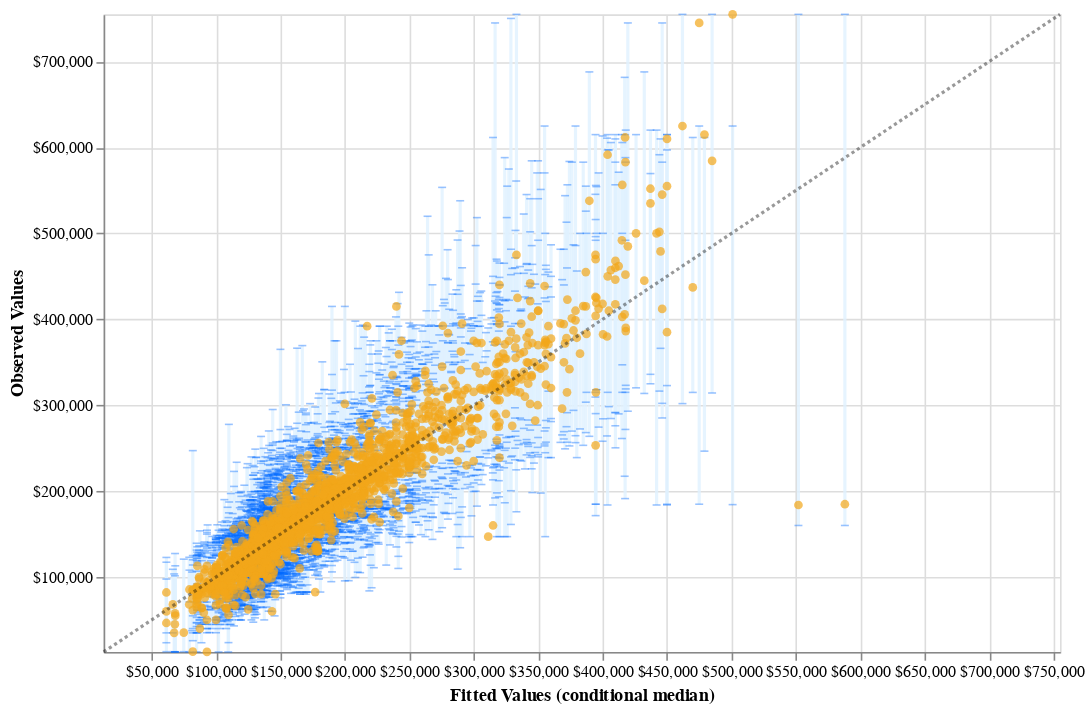

The code cell stored with this chart in its notebook:
### Markdown cell above
**USING AMES HOUSING DATASET**

### Code cell
data = pd.read_csv("ames.csv")

# data.dropna(inplace=True)
ordinal_cols = ordinal_cols = ["MS Zoning", "Street", "Alley", "Lot Shape", "Land Contour", "Utilities", "Lot Config", "Land Slope",
                "Neighborhood", "Condition 1", "Condition 2", "Bldg Type", "House Style", "Roof Style", "Roof Matl",
                "Exterior 1st", "Exterior 2nd", "Mas Vnr Type", "Exter Qual", "Exter Cond", "Foundation", "Bsmt Qual",
                "Bsmt Cond", "Bsmt Exposure", "BsmtFin Type 1", "BsmtFin Type 2", "Heating", "Heating QC", "Central Air", "Electrical",
                "Kitchen Qual", "Functional", "Fireplace Qu", "Garage Type", "Garage Finish", "Garage Qual",
                "Garage Cond", "Paved Drive", "Pool QC", "Fence", "Misc Feature", "Sale Type", "Sale Condition"]  # specify the categorical columns to encode
for col in ordinal_cols:
    data[col] = data[col].astype("category").cat.codes

data.dropna(inplace=True)
X = data.drop(["SalePrice"], axis=1).values
y = data["SalePrice"].values

qrf = RandomForestQuantileRegressor(n_estimators=100, random_state=0)

kf = KFold(n_splits=5)
kf.get_n_splits(X)

# X[1]

data = {"y_true": [], "y_pred": [], "y_pred_low": [], "y_pred_upp": []}
for train_index, test_index in kf.split(X):
    X_train, y_train = X[train_index], y[train_index]
    X_test, y_test = X[test_index], y[test_index]

    qrf.set_params(max_features=X_train.shape[1] // 3)
    qrf.fit(X_train, y_train)

    # Get predictions at 95% prediction intervals and median.
    y_pred_i = qrf.predict(X_test, quantiles=[0.025, 0.5, 0.975])

    data["y_true"].extend(y_test)
    data["y_pred"].extend(y_pred_i[:, 1])
    data["y_pred_low"].extend(y_pred_i[:, 0])
    data["y_pred_upp"].extend(y_pred_i[:, 2])

df = pd.DataFrame(data).pipe(lambda x: x * 1)  # convert to dollars

chart1, chart2 = plot_calibration_and_intervals(df)
print("Calibration plot\n")
chart1

### Figure 1 — Vega-Lite specification as saved in the notebook (floating-point values rounded to 4 significant figures; data arrays with more than 128 entries replaced by an {"elided": "..."} marker saying what was removed)
{"config": {"view": {"continuousWidth": 400, "continuousHeight": 300}}, "layer": [{"mark": {"type": "bar", "opacity": 0.8, "width": 2}, "encoding": {"color": {"value": "#e0f2ff"}, "tooltip": [{"field": "y_true", "format": "$,d", "title": "Actual Price", "type": "quantitative"}, {"field": "y_pred", "format": "$,d", "title": "Predicted Price", "type": "quantitative"}, {"field": "y_pred_low", "format": "$,d", "title": "Predicted Lower Price", "type": "quantitative"}, {"field": "y_pred_upp", "format": "$,d", "title": "Predicted Upper Price", "type": "quantitative"}], "x": {"field": "y_pred", "scale": {"domain": [12789, 755000], "padding": 0}, "title": "", "type": "quantitative"}, "y": {"field": "y_pred_low", "scale": {"domain": [12789, 755000], "padding": 0}, "title": "", "type": "quantitative"}, "y2": {"field": "y_pred_upp", "title": null}}}, {"mark": {"type": "tick", "opacity": 0.4, "orient": "horizontal", "thickness": 1, "width": 5}, "encoding": {"color": {"value": "#006aff"}, "x": {"field": "y_pred", "title": "", "type": "quantitative"}, "y": {"field": "y_pred_low", "title": "", "type": "quantitative"}}}, {"mark": {"type": "tick", "opacity": 0.4, "orient": "horizontal", "thickness": 1, "width": 5}, "encoding": {"color": {"value": "#006aff"}, "x": {"field": "y_pred", "title": "", "type": "quantitative"}, "y": {"field": "y_pred_upp", "title": "", "type": "quantitative"}}}, {"mark": {"type": "circle", "size": 30}, "encoding": {"color": {"value": "#f2a619"}, "tooltip": [{"field": "y_true", "format": "$,d", "title": "Actual Price", "type": "quantitative"}, {"field": "y_pred", "format": "$,d", "title": "Predicted Price", "type": "quantitative"}, {"field": "y_pred_low", "format": "$,d", "title": "Predicted Lower Price", "type": "quantitative"}, {"field": "y_pred_upp", "format": "$,d", "title": "Predicted Upper Price", "type": "quantitative"}], "x": {"axis": {"format": "$,d"}, "field": "y_pred", "scale": {"domain": [12789, 755000], "nice": false}, "title": "Fitted Values (conditional median)", "type": "quantitative"}, "y": {"axis": {"format": "$,d"}, "field": "y_true", "scale": {"domain": [12789, 755000], "nice": false}, "title": "Observed Values", "type": "quantitative"}}}, {"data": {"name": "data-27b2586fe5dd59906739c4c443b3c8f1"}, "mark": {"type": "line", "color": "black", "opacity": 0.4, "strokeDash": [2, 2]}, "encoding": {"x": {"field": "var1", "type": "quantitative"}, "y": {"field": "var2", "type": "quantitative"}}}], "data": {"name": "data-55df53e29744154230619c06ef8b8511"}, "height": 400, "width": 600, "$schema": "https://vega.github.io/schema/vega-lite/v4.17.0.json", "datasets": {"data-55df53e29744154230619c06ef8b8511": {"elided": "2274 records"}, "data-27b2586fe5dd59906739c4c443b3c8f1": [{"var1": 12789, "var2": 12789}, {"var1": 755000, "var2": 755000}]}}
